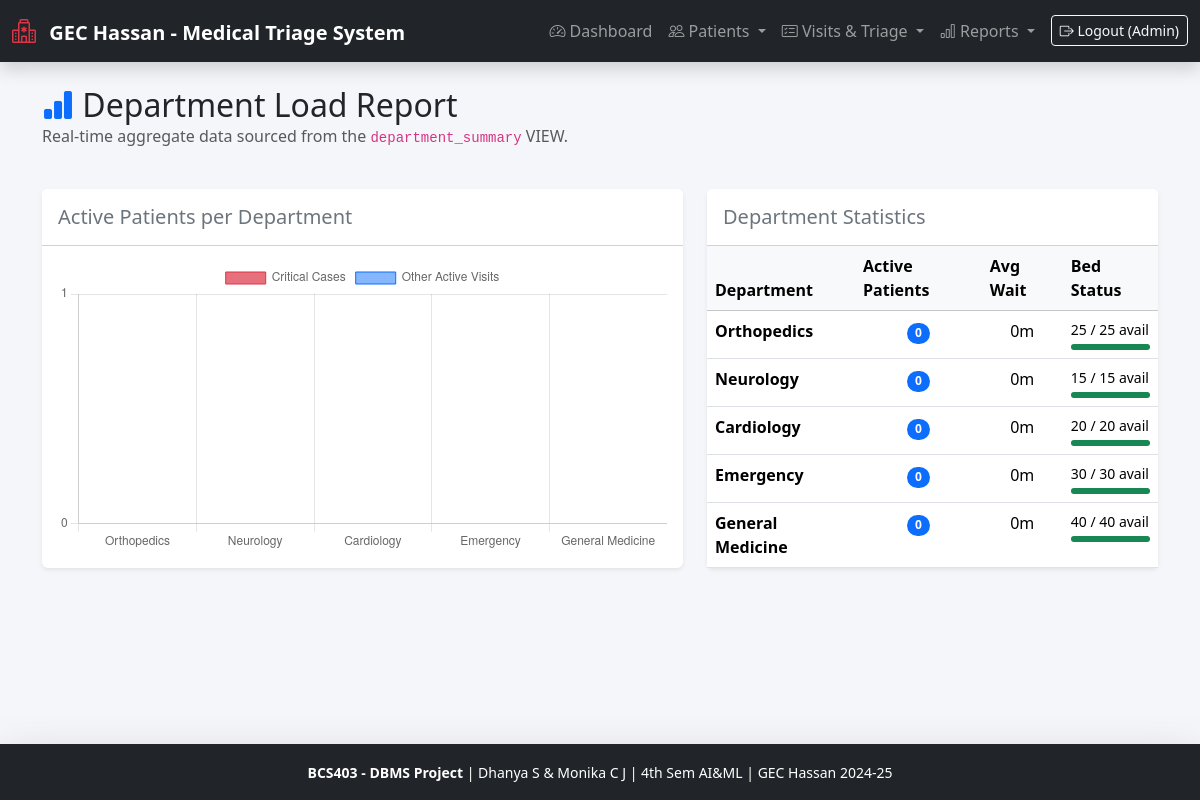
/reports/department.php (signed in), run on the app's committed database.
### tables this page shows
CREATE TABLE `departments` (
  `dept_id` int(11) NOT NULL AUTO_INCREMENT,
  `dept_name` varchar(100) NOT NULL,
  `dept_head` varchar(100) DEFAULT NULL,
  `total_beds` int(11) DEFAULT 0,
  `available_beds` int(11) DEFAULT 0,
  `contact_number` varchar(15) DEFAULT NULL,
  PRIMARY KEY (`dept_id`)
);

### reports/department.php (the view, shortened to what this page needs)
<?php
require_once '../config/db.php';
require_once '../includes/header.php';
$query = "SELECT * FROM department_summary ORDER BY active_visits_today DESC";
$result = mysqli_query($conn, $query);
$dept_names = [];
$active_visits = [];
$critical_cases = [];
$table_data = [];
while ($row = mysqli_fetch_assoc($result)) {
    $table_data[] = $row;
    $dept_names[] = $row['dept_name'];
    $active_visits[] = (int)$row['active_visits_today'];
    $critical_cases[] = (int)$row['critical_cases'];
}
?>
<div class="row mb-4">
    <div class="col-12">
        <h2 class="mb-0"><i class="bi bi-bar-chart-fill text-primary"></i> Department Load Report</h2>
        <p class="text-muted">Real-time aggregate data sourced from the <code>department_summary</code> VIEW.</p>
    </div>
</div>
<div class="row mb-4">
    <div class="col-md-7">
        <div class="card shadow-sm h-100 border-0">
            <div class="card-header bg-white py-3">
                <h5 class="mb-0 text-secondary">Active Patients per Department</h5>
            </div>
            <div class="card-body">
                <canvas id="deptChart" height="250"></canvas>
            </div>
        </div>
    </div>
    <div class="col-md-5">
        <div class="card shadow-sm h-100 border-0">
            <div class="card-header bg-white py-3">
                <h5 class="mb-0 text-secondary">Department Statistics</h5>
            </div>
            <div class="card-body p-0">
                <table class="table table-hover mb-0">
                    <thead class="table-light">
                        <tr>
                            <th>Department</th>
                            <th>Active Patients</th>
                            <th>Avg Wait</th>
                            <th>Bed Status</th>
                        </tr>
                    </thead>
                    <tbody>
                        <?php foreach($table_data as $row): ?>
                        <tr>
                            <td class="fw-bold"><?php echo htmlspecialchars($row['dept_name']); ?></td>
                            <td class="text-center">
                                <span class="badge bg-primary rounded-pill"><?php echo $row['active_visits_today']; ?></span>
                            </td>
                            <td class="text-center"><?php echo round($row['avg_wait_time'] ?? 0, 1); ?>m</td>
                            <td>
                                <?php
                                    $pct = ($row['total_beds'] > 0) ? round(($row['available_beds'] / $row['total_beds']) * 100) : 0;
                                    $barClass = 'bg-success';
                                ?>
                                <div class="small mb-1"><?php echo $row['available_beds']; ?> / <?php echo $row['total_beds']; ?> avail</div>
                                <div class="progress" style="height: 6px;">
                                  <div class="progress-bar <?php echo $barClass; ?>" role="progressbar" style="width: <?php echo $pct; ?>%"></div>
                                </div>
                            </td>
                        </tr>
                        <?php endforeach; ?>
                    </tbody>
                </table>
            </div>
        </div>
    </div>
</div>
<script>
document.addEventListener('DOMContentLoaded', function() {
    const ctx = document.getElementById('deptChart').getContext('2d');
    new Chart(ctx, {
        type: 'bar',
        data: {
            labels: <?php echo json_encode($dept_names); ?>,
            datasets: [
                {
                    label: 'Critical Cases',
                    data: <?php echo json_encode($critical_cases); ?>,
                    backgroundColor: 'rgba(220, 53, 69, 0.7)',
                    borderColor: 'rgba(220, 53, 69, 1)',
                    borderWidth: 1
                },
                {
                    label: 'Other Active Visits',
                    data: <?php echo json_encode(array_map(function($a, $c) { return $a - $c; }, $active_visits, $critical_cases)); ?>,
                    backgroundColor: 'rgba(13, 110, 253, 0.5)',
                    borderColor: 'rgba(13, 110, 253, 1)',
                    borderWidth: 1
                }
            ]
        },
        options: {
            responsive: true,
            maintainAspectRatio: false,
            scales: {
                x: { stacked: true },
                y: { stacked: true, beginAtZero: true, ticks: { stepSize: 1 } }
            }
        }
    });
});
</script>
<?php require_once '../includes/footer.php'; ?>

### includes/header.php (style rules this page uses)
body { background-color: #f4f6f9; }

### includes/footer.php (style rules this page uses)
body { margin-bottom: 60px; }

### data on the page
departments: dept_name "Orthopedics", active_visits_today "0", avg_wait_time "0", available_beds "25", total_beds "25"
departments: dept_name "Neurology", active_visits_today "0", avg_wait_time "0", available_beds "15", total_beds "15"
departments: dept_name "Cardiology", active_visits_today "0", avg_wait_time "0", available_beds "20", total_beds "20"
departments: dept_name "Emergency", active_visits_today "0", avg_wait_time "0", available_beds "30", total_beds "30"
departments: dept_name "General Medicine", active_visits_today "0", avg_wait_time "0", available_beds "40", total_beds "40"

### other printed values
chart data {{ json_encode($dept_names) }} ["Orthopedics","Neurology","Cardiology","Emergency","General Medicine"]
chart data {{ json_encode($critical_cases) }} [0,0,0,0,0]
